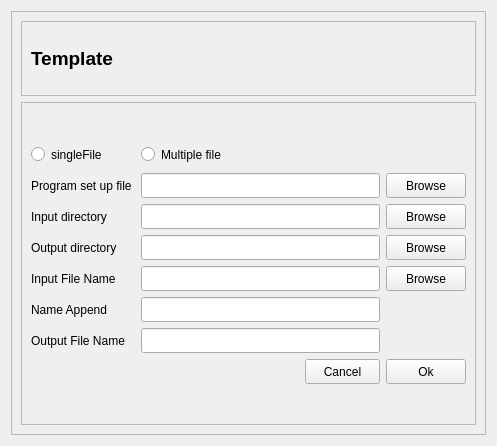
<?xml version="1.0" encoding="UTF-8"?>
<ui version="4.0">
 <class>Form</class>
 <widget class="QWidget" name="Form">
  <property name="geometry">
   <rect>
    <x>0</x>
    <y>0</y>
    <width>497</width>
    <height>446</height>
   </rect>
  </property>
  <property name="windowTitle">
   <string>Form</string>
  </property>
  <layout class="QVBoxLayout" name="verticalLayout">
   <item>
    <widget class="QFrame" name="frame">
     <property name="frameShape">
      <enum>QFrame::StyledPanel</enum>
     </property>
     <property name="frameShadow">
      <enum>QFrame::Raised</enum>
     </property>
     <layout class="QVBoxLayout" name="verticalLayout_2">
      <item>
       <widget class="QFrame" name="frame_2">
        <property name="maximumSize">
         <size>
          <width>16777215</width>
          <height>75</height>
         </size>
        </property>
        <property name="frameShape">
         <enum>QFrame::StyledPanel</enum>
        </property>
        <property name="frameShadow">
         <enum>QFrame::Raised</enum>
        </property>
        <layout class="QVBoxLayout" name="verticalLayout_4">
         <item>
          <widget class="QLabel" name="DP_TitleLB">
           <property name="font">
            <font>
             <pointsize>14</pointsize>
             <weight>75</weight>
             <bold>true</bold>
            </font>
           </property>
           <property name="text">
            <string>Template</string>
           </property>
           <property name="scaledContents">
            <bool>false</bool>
           </property>
          </widget>
         </item>
        </layout>
       </widget>
      </item>
      <item>
       <widget class="QFrame" name="frame_3">
        <property name="frameShape">
         <enum>QFrame::StyledPanel</enum>
        </property>
        <property name="frameShadow">
         <enum>QFrame::Raised</enum>
        </property>
        <layout class="QVBoxLayout" name="verticalLayout_3">
         <item>
          <layout class="QGridLayout" name="gridLayout">
           <item row="0" column="0">
            <widget class="QRadioButton" name="DP_SingleFileRB">
             <property name="minimumSize">
              <size>
               <width>0</width>
               <height>25</height>
              </size>
             </property>
             <property name="text">
              <string>singleFile</string>
             </property>
            </widget>
           </item>
           <item row="0" column="1">
            <widget class="QRadioButton" name="DP_MultiFileRB">
             <property name="minimumSize">
              <size>
               <width>0</width>
               <height>25</height>
              </size>
             </property>
             <property name="text">
              <string>Multiple file</string>
             </property>
            </widget>
           </item>
           <item row="1" column="0">
            <widget class="QLabel" name="DP_SetupFileLB">
             <property name="text">
              <string>Program set up file </string>
             </property>
            </widget>
           </item>
           <item row="1" column="1">
            <widget class="QLineEdit" name="DP_SetupFileLE">
             <property name="minimumSize">
              <size>
               <width>0</width>
               <height>25</height>
              </size>
             </property>
            </widget>
           </item>
           <item row="1" column="2">
            <widget class="QPushButton" name="DP_SetupFilePB">
             <property name="minimumSize">
              <size>
               <width>75</width>
               <height>25</height>
              </size>
             </property>
             <property name="text">
              <string>Browse</string>
             </property>
            </widget>
           </item>
           <item row="2" column="0">
            <widget class="QLabel" name="DP_InputDirLB">
             <property name="text">
              <string>Input directory</string>
             </property>
            </widget>
           </item>
           <item row="2" column="1">
            <widget class="QLineEdit" name="DP_InputDirLE">
             <property name="minimumSize">
              <size>
               <width>0</width>
               <height>25</height>
              </size>
             </property>
            </widget>
           </item>
           <item row="2" column="2">
            <widget class="QPushButton" name="DP_InputDirPB">
             <property name="minimumSize">
              <size>
               <width>75</width>
               <height>25</height>
              </size>
             </property>
             <property name="text">
              <string>Browse</string>
             </property>
            </widget>
           </item>
           <item row="3" column="0">
            <widget class="QLabel" name="DP_OutputiDrLB">
             <property name="text">
              <string>Output directory</string>
             </property>
            </widget>
           </item>
           <item row="3" column="1">
            <widget class="QLineEdit" name="DP_OutputDirLE">
             <property name="minimumSize">
              <size>
               <width>0</width>
               <height>25</height>
              </size>
             </property>
            </widget>
           </item>
           <item row="3" column="2">
            <widget class="QPushButton" name="DP_OutputDirPB">
             <property name="minimumSize">
              <size>
               <width>75</width>
               <height>25</height>
              </size>
             </property>
             <property name="text">
              <string>Browse</string>
             </property>
            </widget>
           </item>
           <item row="4" column="0">
            <widget class="QLabel" name="DP_InputFileNameLB">
             <property name="text">
              <string>Input File Name </string>
             </property>
            </widget>
           </item>
           <item row="4" column="1">
            <widget class="QLineEdit" name="DP_InputFileNameLE">
             <property name="minimumSize">
              <size>
               <width>0</width>
               <height>25</height>
              </size>
             </property>
            </widget>
           </item>
           <item row="4" column="2">
            <widget class="QPushButton" name="DP_InputFileNamePB">
             <property name="minimumSize">
              <size>
               <width>75</width>
               <height>25</height>
              </size>
             </property>
             <property name="text">
              <string>Browse</string>
             </property>
            </widget>
           </item>
           <item row="5" column="0">
            <widget class="QLabel" name="DP_NameAppendLB">
             <property name="text">
              <string>Name Append</string>
             </property>
            </widget>
           </item>
           <item row="5" column="1">
            <widget class="QLineEdit" name="DP_NameAppendLE">
             <property name="minimumSize">
              <size>
               <width>0</width>
               <height>25</height>
              </size>
             </property>
            </widget>
           </item>
           <item row="6" column="0">
            <widget class="QLabel" name="DP_OutputFileName">
             <property name="text">
              <string>Output File Name </string>
             </property>
            </widget>
           </item>
           <item row="6" column="1">
            <widget class="QLineEdit" name="DP_OutputFileNameLE">
             <property name="minimumSize">
              <size>
               <width>0</width>
               <height>25</height>
              </size>
             </property>
            </widget>
           </item>
           <item row="7" column="1" alignment="Qt::AlignRight">
            <widget class="QPushButton" name="DP_CancelPB">
             <property name="minimumSize">
              <size>
               <width>0</width>
               <height>25</height>
              </size>
             </property>
             <property name="maximumSize">
              <size>
               <width>75</width>
               <height>16777215</height>
              </size>
             </property>
             <property name="text">
              <string>Cancel</string>
             </property>
            </widget>
           </item>
           <item row="7" column="2">
            <widget class="QPushButton" name="DP_OkayPB">
             <property name="minimumSize">
              <size>
               <width>0</width>
               <height>25</height>
              </size>
             </property>
             <property name="text">
              <string>Ok</string>
             </property>
            </widget>
           </item>
          </layout>
         </item>
        </layout>
       </widget>
      </item>
     </layout>
    </widget>
   </item>
  </layout>
 </widget>
 <resources/>
 <connections/>
</ui>
